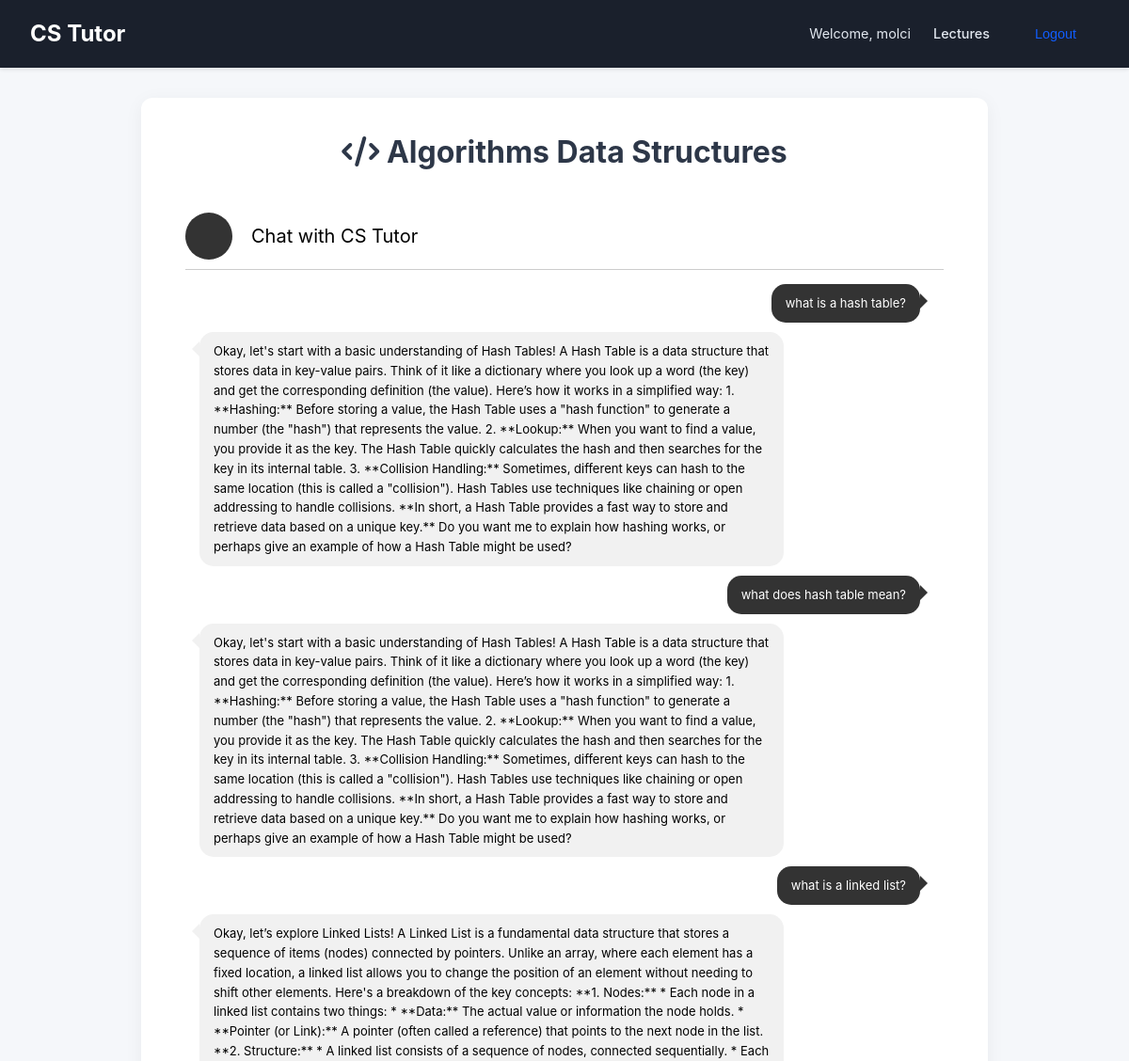
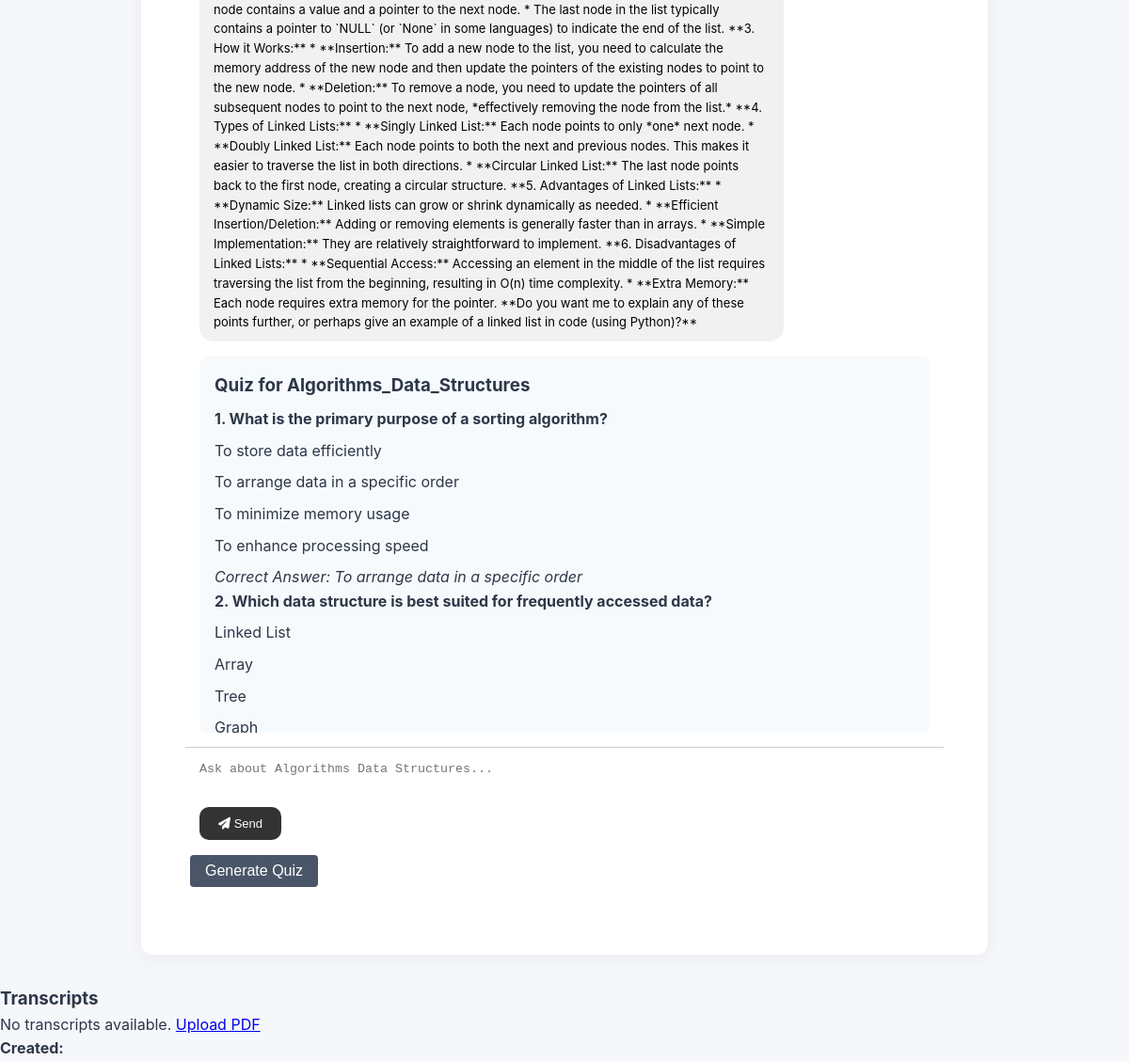
Screenshot of /lecture/algorithms_data_structures/ (signed in) with the database file from the repository (2 pictures, top to bottom).
### ai_model/models.py (models this page shows)
class ChatHistory(models.Model):
    user = models.ForeignKey(User, on_delete=models.CASCADE)
    lecture = models.CharField(max_length=100)
    user_input = models.TextField(blank=True)
    bot_response = models.TextField(blank=True)
    quiz_id = models.ForeignKey('Quiz', null=True, blank=True, on_delete=models.SET_NULL)
    created_at = models.DateTimeField(auto_now_add=True)

class Quiz(models.Model):
    user = models.ForeignKey(User, on_delete=models.CASCADE)
    lecture = models.CharField(max_length=100)
    question = models.TextField()
    options = models.JSONField()
    correct_answer = models.TextField()
    created_at = models.DateTimeField(auto_now_add=True)

### ai_model/views.py (the view, shortened to what this page needs)
# urls.py: path('lecture/<str:lecture_name>/', views.lecture_view, name='lecture'),
@login_required
def lecture_view(request, lecture_name):
    lecture_config = {
        'algorithms_data_structures': {
            'prompt_file': 'algorithms_data_structures.txt',
            'template': 'lecture_chat.html',
            'lecture_id': 'algorithms_data_structures'
        },
        'networking': {
            'prompt_file': 'networking.txt',
            'template': 'lecture_chat.html',
            'lecture_id': 'networking'
        },
        'operating_systems': {
            'prompt_file': 'operating_systems.txt',
            'template': 'lecture_chat.html',
            'lecture_id': 'operating_systems'
        },
    }
    config = lecture_config.get(lecture_name)
    if not config:
        logger.error(f"Lecture not found: {lecture_name}")
        return render(request, '404.html', {'error': 'Lecture not found'}, status=404)
    start_time = time.time()
    cache_key = f'chat_history:{request.user.id}:{lecture_name}'
    cached_history = cache.get(cache_key)
    if cached_history:
        logger.info(f"Cache hit for {cache_key}, time: {time.time() - start_time:.3f}s")
        chat_history = cached_history
    else:
        logger.info(f"Cache miss for {cache_key}, querying SQLite")
        chat_history = ChatHistory.objects.filter(
            user=request.user, lecture=config['lecture_id']
        ).order_by('created_at')
        cache.set(cache_key, list(chat_history), timeout=3600)
        logger.info(f"Cached {cache_key}, time: {time.time() - start_time:.3f}s")
    quizzes = Quiz.objects.filter(user=request.user, lecture=lecture_name).order_by('created_at')
    transcripts = Transcript.objects.filter(user=request.user, lecture=lecture_name).order_by('-created_at')
    return render(request, config['template'], {
        "chat_history": chat_history,
        "quizzes": quizzes,
        "transcripts": transcripts,  # Add transcripts
        "lecture_name": lecture_name,
        "lecture_title": lecture_name.replace('_', ' ').title(),
    })

### templates/lecture_chat.html (shortened to what this page needs)
<!DOCTYPE html>
<html lang="en">
  {% load static %}
  <head>
    <link rel="stylesheet" href="{% static 'css/style.css' %}" />
    <link rel="stylesheet" href="{% static 'css/chat.css' %}" />
    <link
      rel="stylesheet"
      href="https://cdnjs.cloudflare.com/ajax/libs/font-awesome/6.4.0/css/all.min.css"
    />
  </head>
  <body>
    <header>
      <nav class="navbar">
        <a href="{% url 'lecture_list' %}" class="nav-brand">CS Tutor</a>
        <div class="nav-links">
          <span>Welcome, {{ request.user.username }}</span>
          <a href="{% url 'lecture_list' %}">Lectures</a>
          <form
            method="post"
            action="{% url 'logout' %}"
            style="display: inline"
          >
            <button type="submit" class="nav-button">Logout</button>
          </form>
        </div>
      </nav>
    </header>
    <main class="container">
      <h2>
        <i
          class="fas {% if lecture_name == 'algorithms_data_structures' %}fa-code{% elif lecture_name == 'networking' %}fa-network-wired{% else %}fa-server{% endif %}"
        ></i>
        {{ lecture_title }}
      </h2>
      <div class="card-container">
        <div class="card-header">
          <div class="img-avatar"></div>
          <div class="text-chat">Chat with CS Tutor</div>
        </div>
        <div class="card-body">
          <div class="messages-container" id="chat-box">
    {% include "partials/lecture_chat.html" %}
          </div>
          <div class="message-input">
            <form method="post" id="chat-form">
              <textarea
                name="question"
                id="user-question"
                placeholder="Ask about {{ lecture_title }}..."
                class="message-send"
                required
              ></textarea>
              <button type="submit" class="button-send">
                <i class="fas fa-paper-plane"></i> Send
              </button>
            </form>
            <button class="quiz-generate" id="quiz-generate">
              Generate Quiz
            </button>
          </div>
        </div>
      </div>
    </main>
    <h3>Transcripts</h3>
    {% for transcript in transcripts %}
    <div>
        <p><strong>Created:</strong> {{ transcript.created_at }}</p>
        <p>{{ transcript.transcript_text|truncatewords:50 }}</p>
        <a href="{% url 'transcript_detail' transcript.id %}">View Full Transcript</a>
    </div>
{% empty %}
    <p>No transcripts available. <a href="{% url 'upload_lecture_pdf' lecture_name %}">Upload PDF</a></p>
{% endfor %}
    <div>
        <p><strong>Created:</strong> {{ transcript.created_at }}</p>
    </div>
  </body>
</html>

### templates/partials/lecture_chat.html
{% for message in chat_history %} {% if message.user_input %}
<div class="message-box right">
  <p>{{ message.user_input }}</p>
</div>
{% endif %} {% if message.bot_response %}
<div class="message-box left">
  <p>{{ message.bot_response }}</p>
</div>
{% endif %} {% endfor %} {% if quizzes %}
<div class="quiz-container">
  <h3>Quiz for {{ lecture_name|title }}</h3>
  {% for quiz in quizzes %}
  <div class="quiz-question">
    <p><strong>{{ forloop.counter }}. {{ quiz.question }}</strong></p>
    <ul>
      {% for option in quiz.options %}
      <li>{{ option }}</li>
      {% endfor %}
    </ul>
    <p><em>Correct Answer: {{ quiz.correct_answer }}</em></p>
  </div>
  {% endfor %}
</div>
{% endif %}

### static/css/style.css (style rules this page uses)
* { box-sizing: border-box; margin: 0; padding: 0; }
body { font-family: "Inter", -apple-system, BlinkMacSystemFont, "Segoe UI", Roboto, sans-serif; background-color: #f5f7fa; color: #2d3748; line-height: 1.6; }
.navbar { background-color: #1a202c; padding: 1rem 2rem; display: flex; justify-content: space-between; align-items: center; box-shadow: 0 2px 4px rgba(0, 0, 0, 0.1); }
.nav-brand { color: #ffffff; font-size: 1.5rem; font-weight: 700; text-decoration: none; }
.nav-links { display: flex; align-items: center; gap: 1.5rem; }
.nav-links span { color: #e2e8f0; font-size: 0.9rem; }
.nav-links a { color: #e2e8f0; text-decoration: none; font-weight: 500; font-size: 0.9rem; }
.nav-button { background: none; border: none; color: #115dfc; cursor: pointer; font-weight: 500; font-size: 0.9rem; }
.container { max-width: 900px; margin: 2rem auto; padding: 2rem; background-color: #ffffff; border-radius: 12px; box-shadow: 0 4px 20px rgba(0, 0, 0, 0.05); }
h2 { font-size: 2rem; color: #2d3748; text-align: center; margin-bottom: 1.5rem; }
button { padding: 0.75rem 1.5rem; background-color: #115dfc; color: #ffffff; border: none; border-radius: 6px; cursor: pointer; font-size: 1rem; transition: background-color 0.2s; }

### static/css/chat.css (style rules this page uses)
.card-container { background-color: #fff; border-radius: 10px; padding: 15px; margin: 20px auto; display: flex; flex-direction: column; width: 100%; max-width: 100%; }
.card-header { display: flex; align-items: center; padding-bottom: 10px; border-bottom: 1px solid #ccc; }
.card-header .img-avatar { width: 50px; height: 50px; border-radius: 50%; margin-right: 20px; background-color: #333; }
.card-header .text-chat { color: black; margin: 0; font-size: 20px; }
.card-body { flex: 1; overflow-y: auto; }
.messages-container { padding: 15px; }
.message-box { padding: 10px 15px; margin-bottom: 10px; border-radius: 15px; max-width: 80%; width: fit-content; position: relative; font-size: 13px; }
.message-box.left { background-color: #f1f1f1; color: black; margin-right: 20px; }
.message-box.left::before { content: ''; position: absolute; left: -8px; top: 10px; border-right: 8px solid #f1f1f1; border-top: 8px solid transparent; border-bottom: 8px solid transparent; }
.message-box.right { background-color: #333; color: #fff; margin-left: auto; margin-right: 10px; }
.message-box.right::before { content: ''; position: absolute; right: -8px; top: 10px; border-left: 8px solid #333; border-top: 8px solid transparent; border-bottom: 8px solid transparent; }
.message-input { padding: 5px; border-top: 1px solid #ccc; }
.message-input .message-send { width: 100%; padding: 10px; border: none; border-radius: 10px; resize: none; }
.message-input .button-send { background-color: #333; color: #fff; padding: 10px 20px; border: none; cursor: pointer; margin-left: 10px; border-radius: 10px; font-size: 13px; }

### templates/lecture_chat.html (style rules this page uses)
.quiz-container { margin-top: 1rem; padding: 1rem; background: #f7fafc; border-radius: 8px; }
.quiz-container h3 { margin-bottom: 0.5rem; }
.quiz-container ul { list-style: none; padding: 0; }
.quiz-container li { margin: 0.5rem 0; }
.quiz-generate { background: #4a5568; color: white; padding: 0.5rem 1rem; border-radius: 4px; cursor: pointer; margin-top: 1rem; display: inline-block; }
.quiz-container { margin-top: 1rem; padding: 1rem; background: #f7fafc; border-radius: 8px; max-height: 400px; overflow-y: auto; }

### rows the page displays
ChatHistory: user_input "what is a hash table?", bot_response "Okay, let's start with a basic understanding of Hash Tables! A Hash Table is a data structure that stores data in key-value pairs. Think of it like a dictionary where you look up a word (the key) and get the corresponding definition (the value). Here’s how it works in a simplified way: 1. **Hashing:** Before storing a value, the Hash Table uses a \"hash function\" to generate a number (the \"hash\") that represents the value. 2. **Lookup:** When you want to find a value, you provide it as the key. The Hash Table quickly calculates the hash and then searches for the key in its internal table. 3. **Collision Handling:** Sometimes, different keys can hash to the same location (this is called a…"
ChatHistory: user_input "what does hash table mean?", bot_response "Okay, let's start with a basic understanding of Hash Tables! A Hash Table is a data structure that stores data in key-value pairs. Think of it like a dictionary where you look up a word (the key) and get the corresponding definition (the value). Here’s how it works in a simplified way: 1. **Hashing:** Before storing a value, the Hash Table uses a \"hash function\" to generate a number (the \"hash\") that represents the value. 2. **Lookup:** When you want to find a value, you provide it as the key. The Hash Table quickly calculates the hash and then searches for the key in its internal table. 3. **Collision Handling:** Sometimes, different keys can hash to the same location (this is called a…"
ChatHistory: user_input "what is a linked list?", bot_response "Okay, let’s explore Linked Lists! A Linked List is a fundamental data structure that stores a sequence of items (nodes) connected by pointers. Unlike an array, where each element has a fixed location, a linked list allows you to change the position of an element without needing to shift other elements. Here's a breakdown of the key concepts: **1. Nodes:** * Each node in a linked list contains two things: * **Data:** The actual value or information the node holds. * **Pointer (or Link):** A pointer (often called a reference) that points to the next node in the list. **2. Structure:** * A linked list consists of a sequence of nodes, connected sequentially. * Each node contains a value and a…"
Quiz: question "What is the primary purpose of a sorting algorithm?", options "To store data efficiently" "To arrange data in a specific order" "To minimize memory usage" "To enhance processing speed", correct_answer "To arrange data in a specific order"
Quiz: question "Which data structure is best suited for frequently accessed data?", options "Linked List" "Array" "Tree" "Graph"

### other values shown
{{ request.user.username }} "molci"
{{ lecture_title }} "Algorithms Data Structures"
{{ lecture_name|title }} "Algorithms_Data_Structures"
